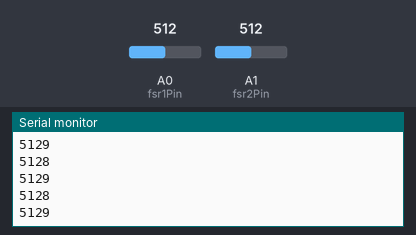
A sketch run on a simulated Arduino Uno, built with avr-gcc and run on an emulated ATmega328P. On the bench: the last lines printed to the serial monitor. The test bench sets the inputs (shaded band); at power-on: A0 (fsr1Pin) = 512, A1 (fsr2Pin) = 512.

Above: at 1.2 s.
1.3 s: A0 (fsr1Pin) set to 716
At 1.32 s:
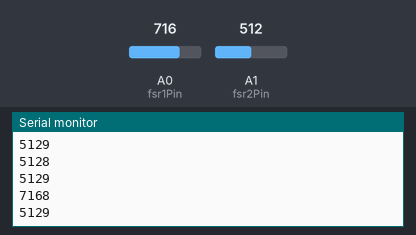
2.8 s: A1 (fsr2Pin) set to 716
At 2.83 s:
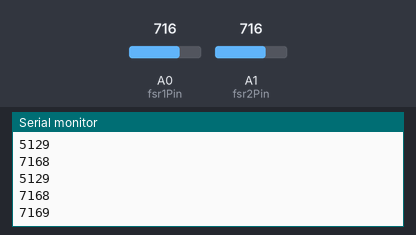
4.3 s: A0 (fsr1Pin) set to 900
At 4.34 s:
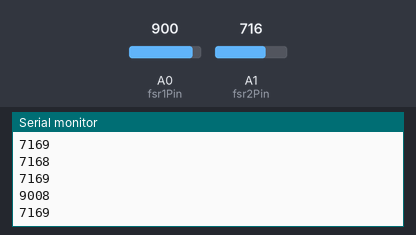
5.8 s: A1 (fsr2Pin) set to 900
At 5.85 s:
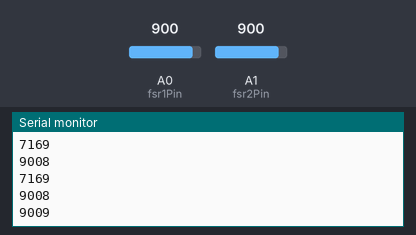
Timing chart, 0 to 8.3 s (numbered marks = the images above; inputs shaded):
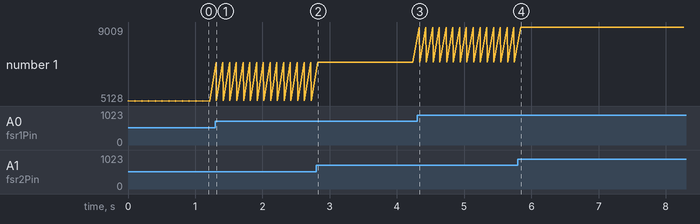

The sketch:

fsr_serial_yaz_l_m_.ino
```cpp
#include <SoftwareSerial.h>
int fsr1Pin = 0;
int fsr2Pin = 1;
int fsrReading1;
int fsrReading2;
int fsr1 = 8;
int fsr2 = 9;

SoftwareSerial mySerial(2, 3);

void setup() {
  Serial.begin(9600);
  mySerial.begin(9600);
}

void loop() {
  fsrReading1 = analogRead(fsr1Pin);
  fsrReading2 = analogRead(fsr2Pin);

  Serial.print(fsrReading1);
  Serial.print(fsr1);
  Serial.println();

  Serial.print(fsrReading2);
  Serial.print(fsr2);
  Serial.println();


  delay(100);
}
```

Measured:
- after the input at 1.3 s, the serial monitor: prints a new line at once (image 1)
- after the input at 2.8 s, the serial monitor: prints a new line at once (image 2)
- after the input at 4.3 s, the serial monitor: prints a new line at once (image 3)
- after the input at 5.8 s, the serial monitor: prints a new line after 0.05 s (image 4)
- plotted number 1: 5129 → 7169 after the input at 2.8 s, 7169 → 9009 after the input at 5.8 s
